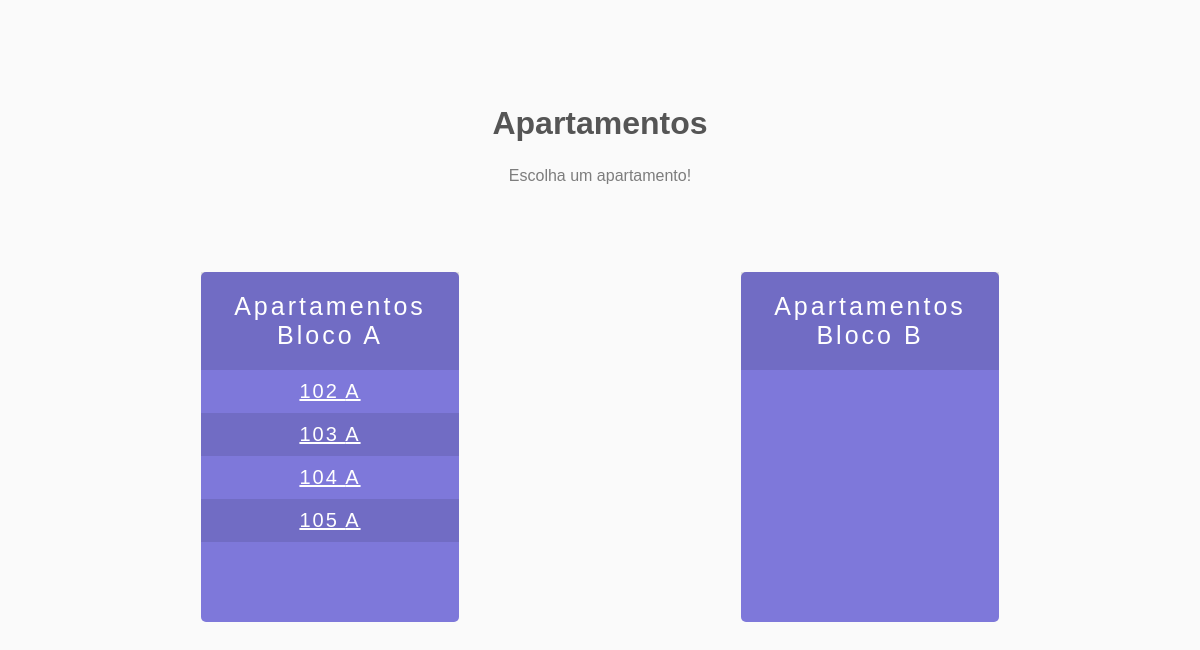
Screenshot of /apartamentos/ with the database file from the repository.
### moradores/models.py (models this page shows, shortened)
class apto(models.Model):
	apto = models.CharField(max_length=3, null=True)
	bloco = models.CharField(max_length=1, null=True)

### moradores/views.py (the view)
# urls.py: path('apartamentos/', views.apartamentos),
def apartamentos(request):
	apto_a = apto.objects.filter(bloco = 'A')
	apto_b = apto.objects.filter(bloco = 'B')
	return render(request, 'aptos.html', {'apto_a':apto_a, 'apto_b':apto_b})

### moradores/templates/aptos.html (shortened to what this page needs)
{% load static %}
<link href="{% static "css/hello.css" %}" rel="stylesheet">
<section id="ic9ru" class="flex-sect">
  <div id="in10w" class="flex-title">Apartamentos
    <br/>
  </div>
  <div class="container-width">
    <div id="izta9" class="flex-desc">Escolha um apartamento!
      <br/>
    </div>
    <div class="cards" id="iphk">
      <div id="i34tah" class="price-card-cont">
        <div class="price-card pc-regular" id="ixkp4">
          <div id="iz9fpd" class="pc-title">
            <div>Apartamentos
            </div>
            <div>Bloco A
              <br/>
            </div>
          </div>
		  {% for i in apto_a %}
          <div id="ifh3zj" class="pc-feature">
				<a href="/moradores/{{i.apto}}" style="color: white">{{i.apto}} {{i.bloco}}</a>
          </div>
		  {% endfor %}
        </div>
      </div>
      <div class="price-card-cont" id="imbcf">
        <div class="price-card pc-regular" id="ipzua">
          <div class="pc-title" id="i5vrw">
            <div>Apartamentos
            </div>
            <div>Bloco B
              <br/>
            </div>
          </div>
          </div>
        </div>
      </div>
    </div>
</section>

### moradores/static/css/hello.css (style rules this page uses)
* { box-sizing: border-box; }
.container-width { width:90%; max-width:1150px; margin:0 auto; }
.flex-sect { background-color:#fafafa; padding:100px 0; font-family:Helvetica, serif; }
.flex-title { margin-bottom:15px; font-size:2em; text-align:center; font-weight:700; color:#555; padding:5px; }
.flex-desc { margin-bottom:55px; font-size:1em; color:rgba(0, 0, 0, 0.5); text-align:center; padding:5px; }
.cards { padding:20px 0; display:flex; justify-content:space-around; flex-flow:wrap; }
.price-card-cont { width:300px; padding:7px; float:left; }
.price-card { margin:0 auto; min-height:350px; background-color:#d983a6; border-radius:5px; font-weight:100; color:#fff; width:90%; }
.pc-title { font-weight:100; letter-spacing:3px; text-align:center; font-size:25px; background-color:rgba(0, 0, 0, 0.1); padding:20px; }
.pc-feature { color:rgb(255, 255, 255); background-color:rgba(0, 0, 0, 0.1); letter-spacing:2px; font-size:20px; text-align:center; padding:10px 20px; }
.pc-feature:nth-of-type(2n) { background-color:transparent; }
.pc-regular { background-color:#7e78da; }

### rows the page displays
apto: apto "102", bloco "A"
apto: apto "103", bloco "A"
apto: apto "104", bloco "A"
apto: apto "105", bloco "A"
